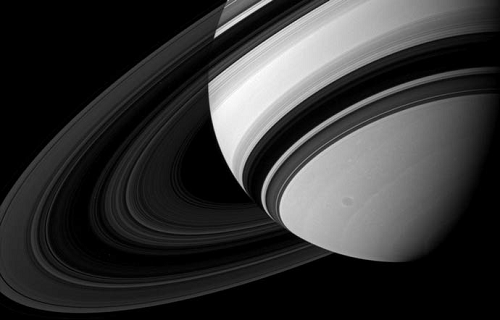
#> input picture images/saturn.png, 500 x 320 px
$ python 6_blurring_images.py
#> lines starting #> are read from the running program, lines starting #| are printed output that depends on the picture
# imports
import numpy as np
import cv2
import matplotlib.pyplot as plt
import scipy.stats as st

# load and display original black and white image
# The 2nd argument 0 signifies 1 color plane (B + W), if this argument is left
# off, the image will be 3 color planes will BGR all equal values (Grayscale)
img = cv2.imread('images/saturn.png', 0)
#> img is the input picture: shape (320, 500); min 0, max 254, mean 51.9
cv2.imshow('Original Image', img)
cv2.waitKey(0) # hold processes and wait for any key press
cv2.destroyAllWindows() # destroy all open windows

# Blurring with cv2.blur
# the first argument is the img, the second argument is the size of a normalized
# box filter (w, h) below is an example of a 3 x 3 box filter
#
#            | 1  1  1 |
#  k = 1/9 * | 1  1  1 |
#            | 1  1  1 |
#
# using matplotlib to plot the two images (original/blur) side by side
box_blur = cv2.blur(img, (5, 5)) # a 5 x 5 box filter
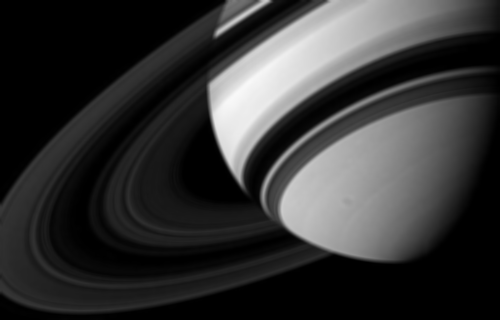
#> box_blur: shape (320, 500); min 0, max 249, mean 51.9
plt.subplot(121), plt.imshow(img, cmap='gray', interpolation='bicubic')
plt.title('Original Image'), plt.xticks([]), plt.yticks([])
plt.subplot(122), plt.imshow(box_blur, cmap='gray', interpolation='bicubic')
plt.title('Box Blur 5 x 5'), plt.xticks([]), plt.yticks([])
plt.show()
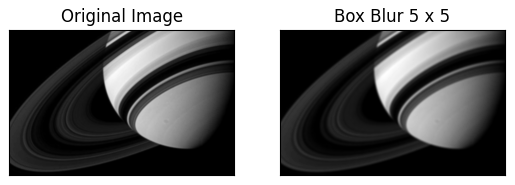
#> figure drawn by matplotlib, 2 panels


# Creating and inspecting Gaussian Kernels Manually
def gaussian_kernel(k_size, sigma=5):
    ''' Returns a 2D Gaussian Kernel array. k_size needs to be an odd number. '''
    interval = (2 * sigma + 1.) / k_size
    x = np.linspace(-sigma - interval/2., sigma + interval/2., k_size + 1)
    k_1d = np.diff(st.norm.cdf(x))
    k_raw = np.sqrt(np.outer(k_1d, k_1d))
    k = k_raw / k_raw.sum()
    return k

# examining the effects of sigma on the resulting gaussian
gaussians = []
for sigma in range(1, 11):
    gaussians.append(gaussian_kernel(21, sigma))

for i, gauss in enumerate(gaussians):
    plt.subplot(2, 5, i + 1)# subplot number num_rows num_cols position
    plt.imshow(gauss), plt.xticks([]), plt.yticks([])
    plt.title('Sigma = ' + str(i + 1), fontsize=9)
plt.show()
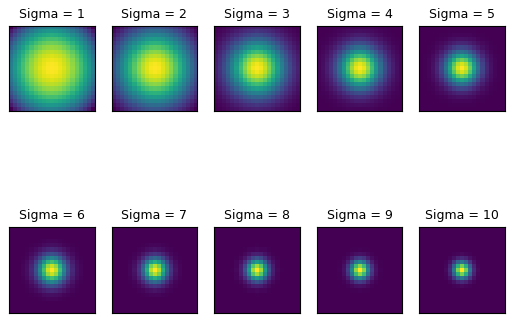
#> figure drawn by matplotlib, 10 panels


# Blurring with Gaussian Blur
# cv2.GaussianBlur(src, ksize, sigmaX, sigmaY, borderType)
# src is the original image
# ksize must be a tuple of positive odd values (width, height)
# sigmaX is the Gaussian deviation in the X diretion
# sigmaY is the Gaussian deviation in the Y diretion, if sigmaY is zero,
#### it is set to be equal to sigmaX, if both sigmas are zeros, they are computed
#### from ksize.width and ksize.height
# BorderType pixel extrapolation method (see borderInterpolate() for details)
gaussian_blur = cv2.GaussianBlur(img, (11, 11), 1)
cv2.imshow('Gaussian Blur 11 x 11, Sigma = 1', gaussian_blur)
cv2.waitKey(0)
cv2.destroyAllWindows()


# Removing Noise with Gaussian Blur
# fist create a noisy image
# create an empty np array full of zeros the same size as the image
im = np.zeros(img.shape[:2], np.uint8) # do not use original image it overwrites it
mean = 0 # the gaussian mean
sigma_noise = 20 # the gaussian sigma
gaussian = cv2.randn(im, mean, sigma_noise) # create the random distribution
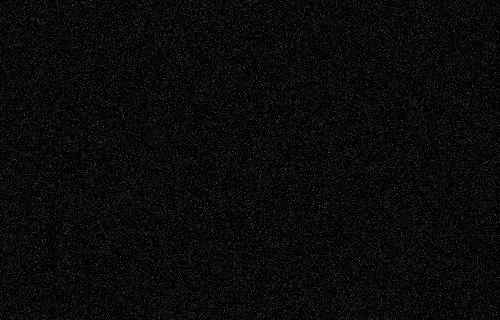
#> im: shape (320, 500); min 0, max 91, mean 8
img_noisy = cv2.add(img, gaussian) # add the noise to the original image
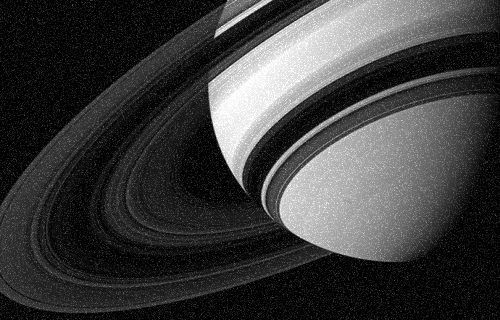
#> img_noisy: shape (320, 500); min 0, max 255, mean 59.9

# clean up the noise
gauss_noise_remv = cv2.GaussianBlur(img_noisy, (21, 21), 2)

# plot original, noisy and gaussian noise removal together
plt.subplot(131), plt.imshow(img, cmap='gray', interpolation='bicubic')
plt.title('Original'), plt.xticks([]), plt.yticks([])
plt.subplot(132), plt.imshow(img_noisy, cmap='gray', interpolation='bicubic')
plt.title('Noisy'), plt.xticks([]), plt.yticks([])
plt.subplot(133), plt.imshow(gauss_noise_remv, cmap='gray', interpolation='bicubic')
plt.title('Gaussian Noise Removal'), plt.xticks([]), plt.yticks([])
plt.show()

$ run again, with images/astro_left.png copied over images/saturn.png
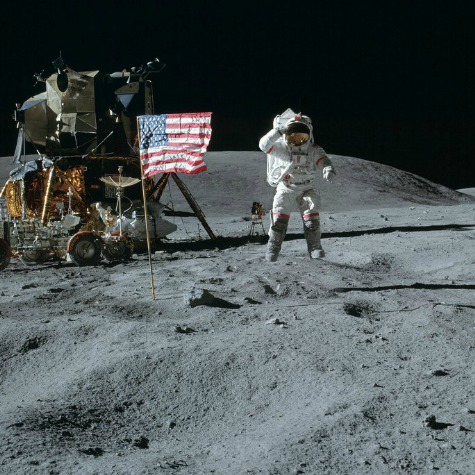
#> input picture images/astro_left.png, 475 x 475 px
#> `gaussian = cv2.randn(im, mean, sigma_noise)`:
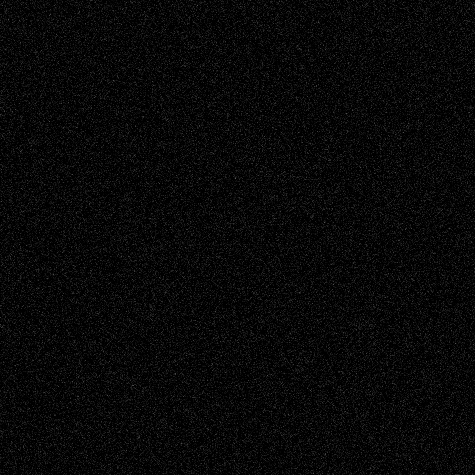
#> im: shape (475, 475); min 0, max 91, mean 8
#> `img_noisy = cv2.add(img, gaussian)`:
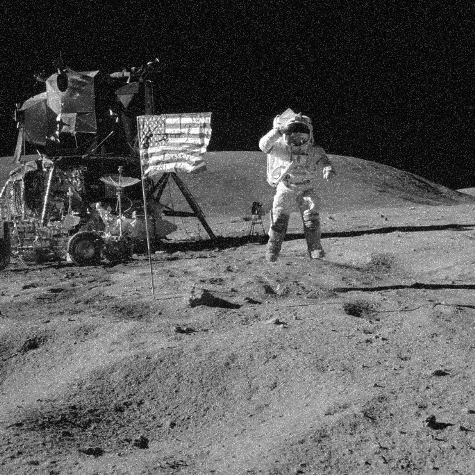
#> img_noisy: shape (475, 475); min 1, max 255, mean 89.2

$ run again, with images/bicycle.png copied over images/saturn.png
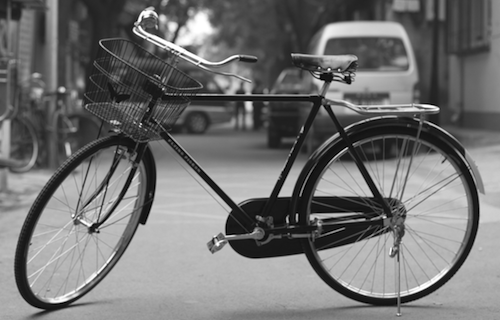
#> input picture images/bicycle.png, 500 x 320 px
#> img is the input picture: shape (320, 500); min 0, max 255, mean 114.2
#> `plt.show()`:
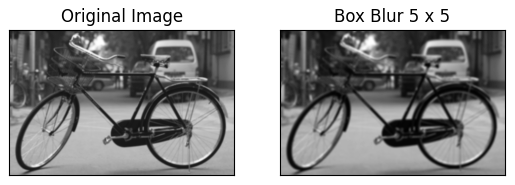
#> figure drawn by matplotlib, 2 panels
#> `img_noisy = cv2.add(img, gaussian)`:
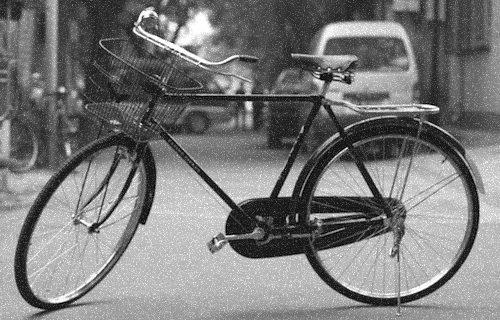
#> img_noisy: shape (320, 500); min 0, max 255, mean 122.1
